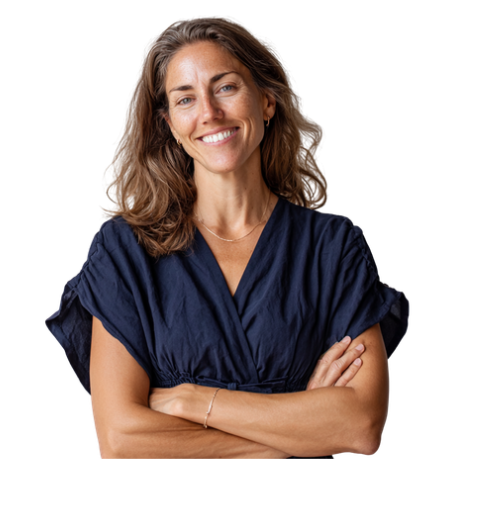
#> input picture site/assets/img/person-bridget.png, 490 x 508 px, found by its file name
$ python make-avatars.py
#> lines starting #> are read from the running program, lines starting #| are printed output that depends on the picture
"""Crop square headshot avatars from the portrait PNGs.

The portraits are white-background RGB (alpha is uniformly 255), so the
subject is found by brightness, not transparency.

Framing: the crown sits only ~15px from the top of every source image, so a
generous square crop would run off the canvas and clamp, jamming the head
against the top edge — which a circular mask then clips. The canvas is
therefore padded with white first, and the crop is centred so the head sits
at ~46% of the frame with real headroom and a little shoulder.
"""
from PIL import Image
import os, statistics

SRC = 'site/assets/img'
PEOPLE = ['person-bridget.png', 'person-dean.png', 'person-steve.png']
OUT = 260
DARK = 26          # how far below white counts as subject
MIN_RUN = 14       # ignore specks
ZOOM = 2.45        # crop side as a multiple of head width
HEAD_AT = 0.46     # where the head's centre sits vertically in the crop

def longest_run(row):
    best = None; start = None
    for x, on in enumerate(row):
        if on:
            if start is None: start = x
        else:
            if start is not None and x - start >= MIN_RUN:
                if best is None or (x - start) > (best[1] - best[0]): best = (start, x)
            start = None
    if start is not None and len(row) - start >= MIN_RUN:
        if best is None or (len(row) - start) > (best[1] - best[0]): best = (start, len(row))
    return best

for name in PEOPLE:
    im = Image.open(os.path.join(SRC, name)).convert('RGB')
    w, h = im.size
#> w = 490; h = 508
    px = im.load()
    rowb = lambda y: [(255 - min(px[x, y])) > DARK for x in range(w)]

    crown = next((y for y in range(h) if longest_run(rowb(y))), None)
#> crown = 17
    if crown is None:
        print('  skip:', name); continue
    foot = next((y for y in range(h - 1, crown, -1) if longest_run(rowb(y))), h - 1)
#> foot = 458
    subj_h = max(foot - crown, 1)
#> subj_h = 441

    lo, hi = crown + int(subj_h * 0.05), crown + int(subj_h * 0.26)
#> lo = 39; hi = 131
    widths, centres = [], []
    for y in range(lo, max(hi, lo + 1)):
        e = longest_run(rowb(y))
        if e:
            widths.append(e[1] - e[0]); centres.append((e[0] + e[1]) // 2)
    if not widths:
        print('  skip (no head band):', name); continue

    head_w  = int(statistics.median(widths))
#> head_w = 155
    head_cx = int(statistics.median(centres))
#> head_cx = 214
    # A head is roughly 1.35x as tall as it is wide, so its centre sits here.
    head_cy = crown + int(head_w * 0.67)
#> head_cy = 120

    side = int(head_w * ZOOM)
#> side = 379

    # Pad with white so the crop never has to clamp against an edge.
    pad = side
#> pad = 379
    canvas = Image.new('RGB', (w + pad * 2, h + pad * 2), (255, 255, 255))
#> canvas: PIL image 1248x1266 RGB; every value is 255
    canvas.paste(im, (pad, pad))
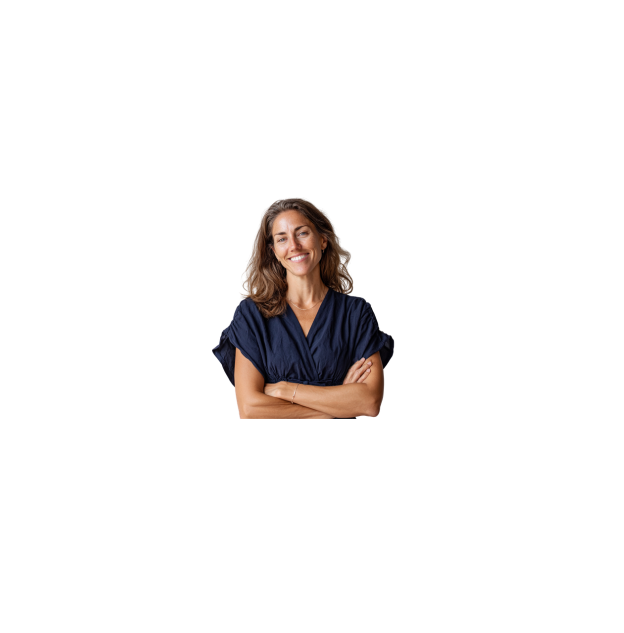
#> canvas: PIL image 1248x1266 RGB (shown at 1/2 size); mean R, G, B 244.6, 242.9, 242.4

    cx = head_cx + pad
#> cx = 593
    cy = head_cy + pad
#> cy = 499
    x0 = cx - side // 2
#> x0 = 404
    y0 = cy - int(side * HEAD_AT)

    crop = canvas.crop((x0, y0, x0 + side, y0 + side)).resize((OUT, OUT), Image.LANCZOS)
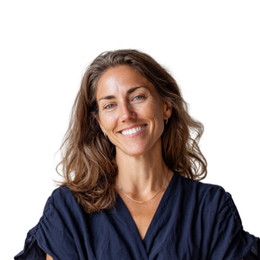
#> crop: PIL image 260x260 RGB; mean R, G, B 177, 168.3, 167.4
    out = os.path.join(SRC, name.replace('.png', '-avatar.jpg'))
    crop.save(out, 'JPEG', quality=90)
    print(f'  {name}: head w={head_w} centre=({head_cx},{head_cy}) -> {side}px crop, head at {int(HEAD_AT*100)}%')
#|   person-bridget.png: head w=155 centre=(214,120) -> 379px crop, head at 46%
#> pass 2 of the loop `for name in PEOPLE:`:
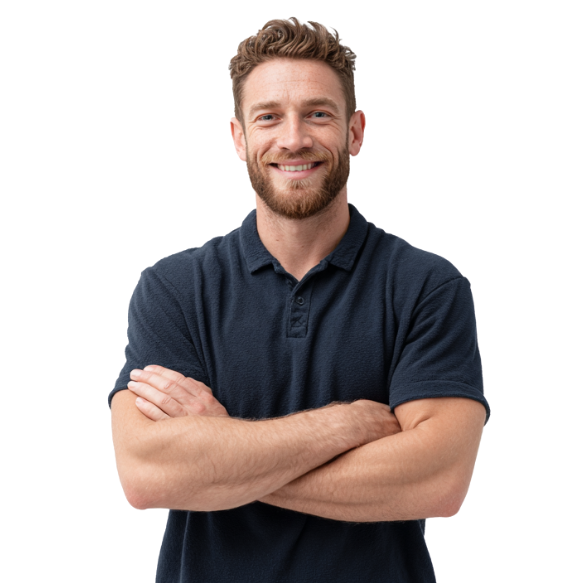
#> input picture site/assets/img/person-dean.png, 574 x 583 px, found by its file name
#> im: PIL image 574x583 RGB
#> `canvas.paste(im, (pad, pad))`:
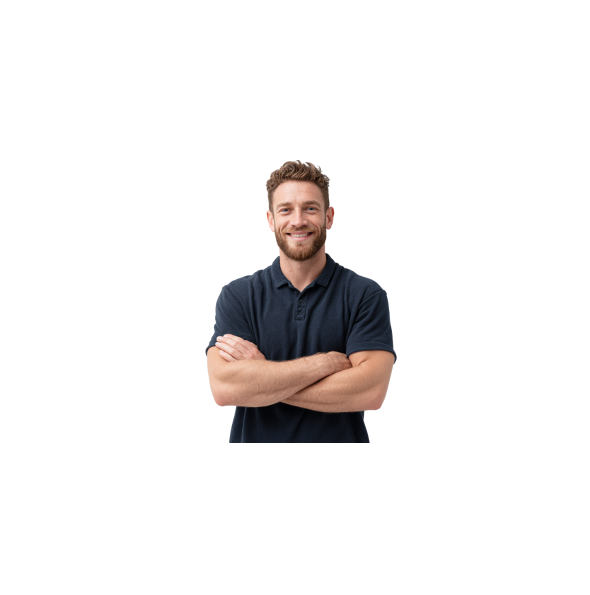
#> canvas: PIL image 1180x1189 RGB (shown at 1/2 size); mean R, G, B 240.2, 238.3, 237.9
#> `crop = canvas.crop((x0, y0, x0 + side, y0 + side)).resize((OUT, OUT), ..`:
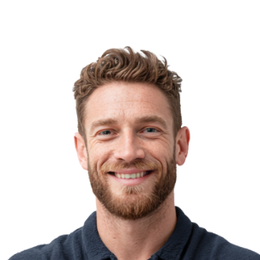
#> crop: PIL image 260x260 RGB; mean R, G, B 214.1, 203.4, 199.9
#|   person-dean.png: head w=124 centre=(295,102) -> 303px crop, head at 46%
#> pass 3 of the loop `for name in PEOPLE:`:
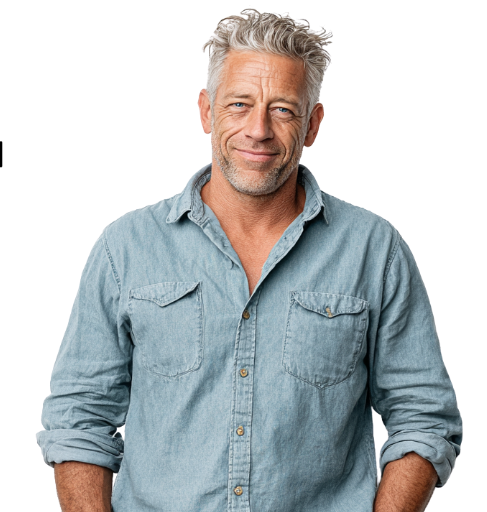
#> input picture site/assets/img/person-steve.png, 487 x 512 px, found by its file name
#> im: PIL image 487x512 RGB
#> `canvas.paste(im, (pad, pad))`:
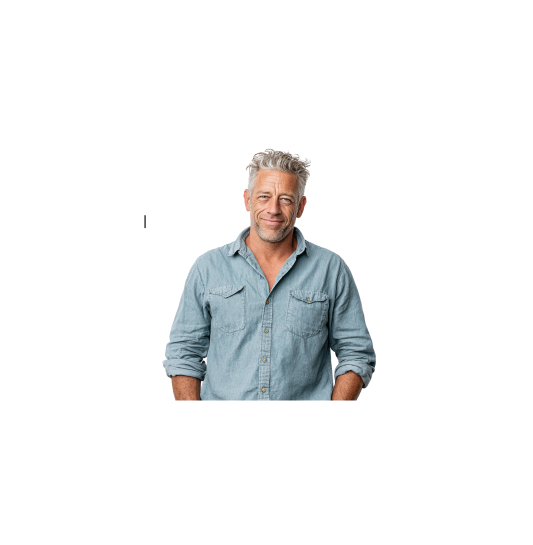
#> canvas: PIL image 1065x1090 RGB (shown at 1/2 size); mean R, G, B 241.7, 242.5, 242.8
#> `crop = canvas.crop((x0, y0, x0 + side, y0 + side)).resize((OUT, OUT), ..`:
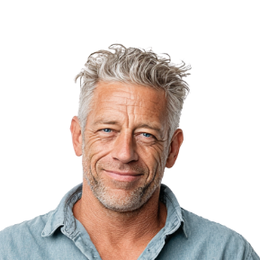
#> crop: PIL image 260x260 RGB; mean R, G, B 217.9, 208.6, 204.2
#|   person-steve.png: head w=118 centre=(264,92) -> 289px crop, head at 46%
